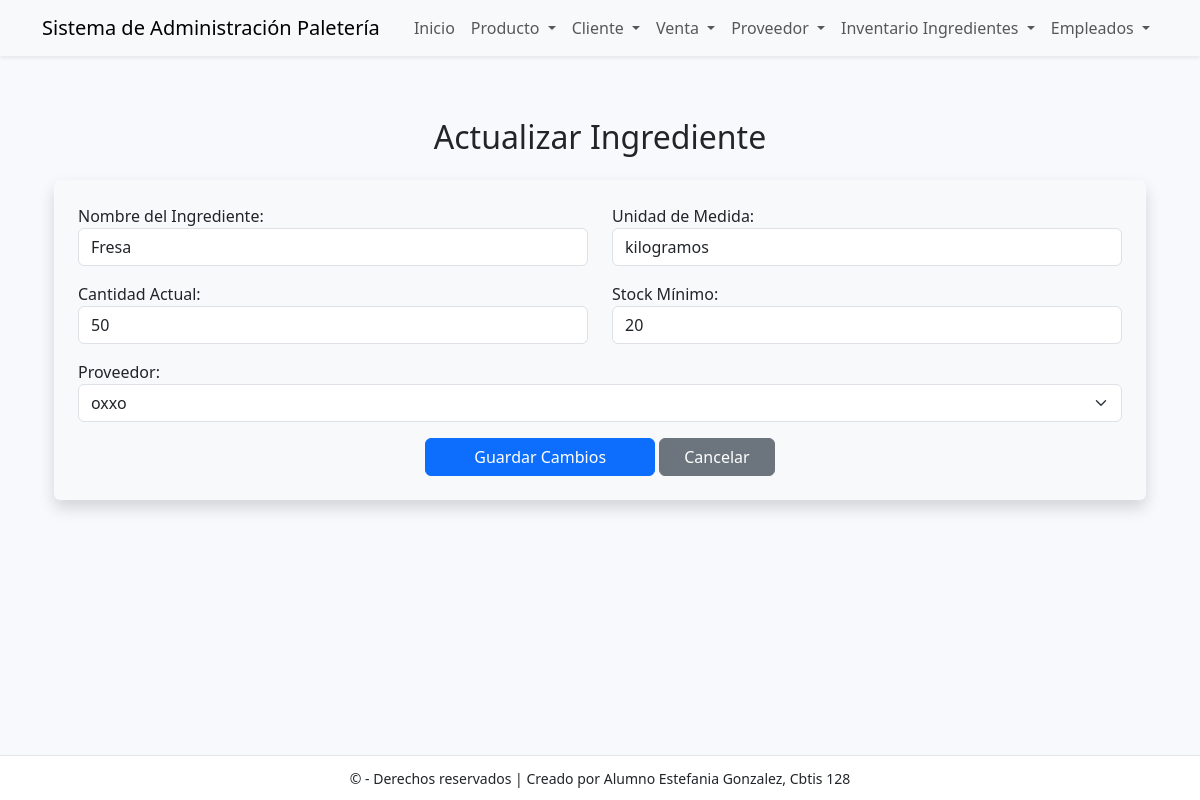
The app's page /ingrediente/actualizar/1/ with its own data.
### app_Paleteria/models.py (models this page shows, shortened)
class InventarioIngrediente(models.Model):
    id_ingrediente = models.AutoField(primary_key=True)
    nombre_ingrediente = models.CharField(max_length=100)
    unidad_medida = models.CharField(max_length=50, blank=True)
    cantidad_actual = models.IntegerField()
    stock_minimo = models.IntegerField()
    id_proveedor = models.ForeignKey(
        Proveedor,
        on_delete=models.CASCADE,
        db_column='id_proveedor'
    )

class Proveedor(models.Model):
    id_proveedor = models.AutoField(primary_key=True)
    nombre_empresa = models.CharField(max_length=100)
    contacto = models.CharField(max_length=100, blank=True)
    telefono = models.CharField(max_length=20, blank=True)
    email = models.CharField(max_length=100, blank=True)
    descripcion = models.CharField(max_length=200, blank=True)

### app_Paleteria/views.py (the view)
# urls.py: path('ingrediente/actualizar/<int:id>/', views.actualizar_ingrediente, name='actualizar_ingrediente'),
def actualizar_ingrediente(request, id):
    ingrediente = get_object_or_404(InventarioIngrediente, id_ingrediente=id)
    proveedores = Proveedor.objects.all()
    return render(request, 'ingrediente/actualizar_ingrediente.html', {
        'ingrediente': ingrediente,
        'proveedores': proveedores
    })

### app_Paleteria/templates/ingrediente/actualizar_ingrediente.html (shortened to what this page needs)
{% extends 'base.html' %}
{% block content %}
<div class="container mt-5">
  <h2 class="text-center mb-4">Actualizar Ingrediente</h2>
  <form method="POST" action="{% url 'realizar_actualizacion_ingrediente' ingrediente.id_ingrediente %}" class="shadow p-4 bg-light rounded">
    <div class="row mb-3">
      <div class="col">
        <label>Nombre del Ingrediente:</label>
        <input type="text" name="nombre_ingrediente" class="form-control" value="{{ ingrediente.nombre_ingrediente }}" required>
      </div>
      <div class="col">
        <label>Unidad de Medida:</label>
        <input type="text" name="unidad_medida" class="form-control" value="{{ ingrediente.unidad_medida }}" required>
      </div>
    </div>
    <div class="row mb-3">
      <div class="col">
        <label>Cantidad Actual:</label>
        <input type="number" name="cantidad_actual" class="form-control" value="{{ ingrediente.cantidad_actual }}" required>
      </div>
      <div class="col">
        <label>Stock Mínimo:</label>
        <input type="number" name="stock_minimo" class="form-control" value="{{ ingrediente.stock_minimo }}" required>
      </div>
    </div>
    <div class="row mb-3">
      <div class="col">
        <label>Proveedor:</label>
        <select name="id_proveedor" class="form-select" required>
  {% for p in proveedores %}
  <option value="{{ p.id_proveedor }}" {% if p.id_proveedor == ingrediente.id_proveedor.id_proveedor %}selected{% endif %}>
    {{ p.nombre_empresa }}
  </option>
  {% endfor %}
</select>
      </div>
    </div>
    <div class="text-center">
      <button type="submit" class="btn btn-primary px-5">Guardar Cambios</button>
      <a href="{% url 'ver_ingrediente' %}" class="btn btn-secondary px-4">Cancelar</a>
    </div>
  </form>
</div>
{% endblock %}

### app_Paleteria/templates/base.html (style rules this page uses)
body { padding-top: 70px; padding-bottom: 70px; background:#f7f9fc; }

### records on screen
InventarioIngrediente: nombre_ingrediente "Fresa", unidad_medida "kilogramos", cantidad_actual "50", stock_minimo "20", id_proveedor "oxxo"
